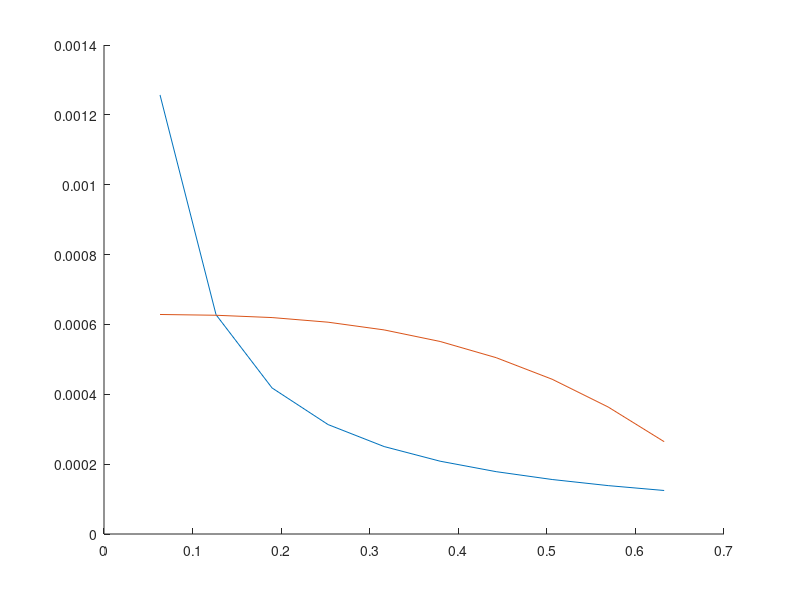

Recreate this plot in MATLAB.
close all
clear
clc

% Dados

D   = 1.0; 

Sigma_a = 2.5 * 10^-4;

L = sqrt(D/Sigma_a);

S_0 = 1.0 * 10^-3;

r_f = L/100;

i_total = 10;

d_r = r_f/i_total;

r_i = d_r;


%% Solução analitica

for i = 1:i_total
    
    r(i) = i*d_r;
    phi_r(i,1) = S_0/(4*pi*r(i)*D) * exp(-r(i)/L);
    
end

phi_r

%% Equação a diferença finita


% Matriz A

A = zeros(i_total,i_total);

r = d_r;

N =  r/d_r;

b = -2 - d_r^2/L^2;

c =  1 - 1/N;

A(1,1) = b;
A(1,2) = c;

for i = 2:i_total-1
    
    r(i) = i * d_r;
    
    N(i) =  r(i)/d_r;

    a(i) =  1 + 1/N(i);

    b(i) = -2 - d_r^2/L^2;

    c(i) =  1 - 1/N(i);
    
    A(i,i-1) =  a(i);
    A(i,i)   =  b(i);
    A(i,i+1) =  c(i);
end

r(i+1) = (i+1) * d_r;
N(i+1) =  r(i)/d_r;
a(i+1) =  1 + 1/N(i+1);
b(i+1) = -2 - d_r^2/L^2;
A(i+1,i) = a(i+1);
A(i+1,i+1) = b(i+1);


%Vetor b     |  Ax=B

B = zeros(i_total,1);
B(1)= -phi_r(1);
B(i_total)= -phi_r(i_total);

%Solução

phi_r2 = inv(A)*B

%phi_r2 = fjacobi(A,B,zeros(i_total,1),0.00001,'atvd3-2.txt')


%% Grafico

hold on
plot(r ,phi_r )
plot(r, phi_r2)
